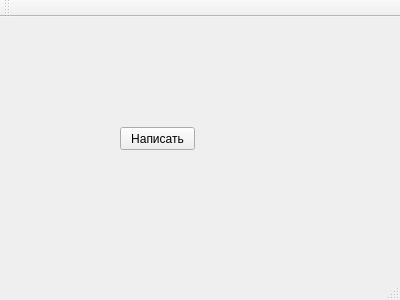
<?xml version="1.0" encoding="UTF-8"?>
<ui version="4.0">
 <class>frmMain</class>
 <widget class="QMainWindow" name="frmMain">
  <property name="geometry">
   <rect>
    <x>0</x>
    <y>0</y>
    <width>400</width>
    <height>300</height>
   </rect>
  </property>
  <property name="windowTitle">
   <string>MainWindow</string>
  </property>
  <widget class="QWidget" name="centralWidget">
   <widget class="QPushButton" name="btnWrite">
    <property name="geometry">
     <rect>
      <x>120</x>
      <y>110</y>
      <width>75</width>
      <height>23</height>
     </rect>
    </property>
    <property name="text">
     <string>Написать</string>
    </property>
   </widget>
  </widget>
  <widget class="QMenuBar" name="menuBar">
   <property name="geometry">
    <rect>
     <x>0</x>
     <y>0</y>
     <width>400</width>
     <height>21</height>
    </rect>
   </property>
  </widget>
  <widget class="QToolBar" name="mainToolBar">
   <attribute name="toolBarArea">
    <enum>TopToolBarArea</enum>
   </attribute>
   <attribute name="toolBarBreak">
    <bool>false</bool>
   </attribute>
  </widget>
  <widget class="QStatusBar" name="statusBar"/>
 </widget>
 <layoutdefault spacing="6" margin="11"/>
 <resources/>
 <connections/>
</ui>
